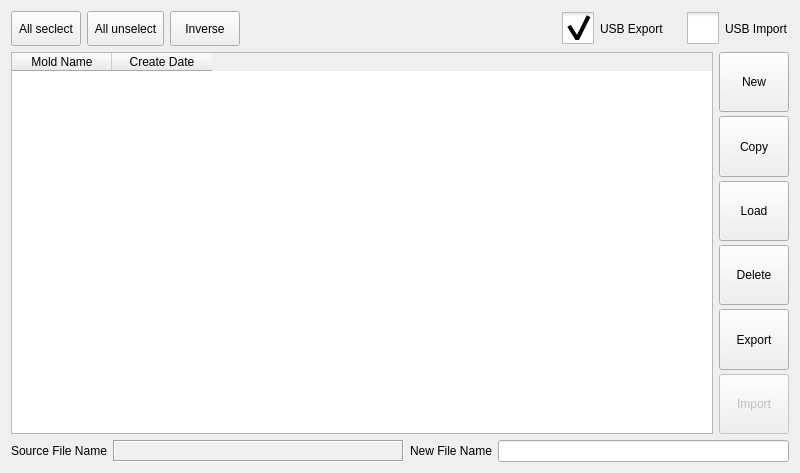
<?xml version="1.0" encoding="UTF-8"?>
<ui version="4.0">
 <class>MoldInformation</class>
 <widget class="QFrame" name="MoldInformation">
  <property name="geometry">
   <rect>
    <x>0</x>
    <y>0</y>
    <width>800</width>
    <height>473</height>
   </rect>
  </property>
  <property name="windowTitle">
   <string>Frame</string>
  </property>
  <property name="styleSheet">
   <string notr="true">::item::QCheckBox{
    spacing:24px;
}
::indicator {
     width: 32px;
     height: 32px;
 }

::indicator:unchecked 
{
     image: url(:/resource/check_unchecked.png);
 }
::indicator:checked 
{
     image: url(:/resource/check_checked.png);
 }

QMessageBox QAbstractButton
{
    min-width: 90px;
	min-height:30px;
}
</string>
  </property>
  <property name="frameShape">
   <enum>QFrame::NoFrame</enum>
  </property>
  <property name="frameShadow">
   <enum>QFrame::Plain</enum>
  </property>
  <layout class="QVBoxLayout" name="verticalLayout_2">
   <item>
    <layout class="QHBoxLayout" name="horizontalLayout_3">
     <item>
      <widget class="QToolButton" name="allToolButton">
       <property name="sizePolicy">
        <sizepolicy hsizetype="Fixed" vsizetype="Fixed">
         <horstretch>0</horstretch>
         <verstretch>0</verstretch>
        </sizepolicy>
       </property>
       <property name="minimumSize">
        <size>
         <width>70</width>
         <height>35</height>
        </size>
       </property>
       <property name="layoutDirection">
        <enum>Qt::LeftToRight</enum>
       </property>
       <property name="text">
        <string>All seclect</string>
       </property>
       <property name="checkable">
        <bool>false</bool>
       </property>
       <property name="checked">
        <bool>false</bool>
       </property>
      </widget>
     </item>
     <item>
      <widget class="QToolButton" name="unselectToolButton">
       <property name="sizePolicy">
        <sizepolicy hsizetype="Minimum" vsizetype="Preferred">
         <horstretch>0</horstretch>
         <verstretch>0</verstretch>
        </sizepolicy>
       </property>
       <property name="minimumSize">
        <size>
         <width>70</width>
         <height>0</height>
        </size>
       </property>
       <property name="layoutDirection">
        <enum>Qt::LeftToRight</enum>
       </property>
       <property name="text">
        <string>All unselect</string>
       </property>
       <property name="checkable">
        <bool>false</bool>
       </property>
       <property name="checked">
        <bool>false</bool>
       </property>
      </widget>
     </item>
     <item>
      <widget class="QToolButton" name="InverseToolButton">
       <property name="sizePolicy">
        <sizepolicy hsizetype="Minimum" vsizetype="Preferred">
         <horstretch>0</horstretch>
         <verstretch>0</verstretch>
        </sizepolicy>
       </property>
       <property name="minimumSize">
        <size>
         <width>70</width>
         <height>0</height>
        </size>
       </property>
       <property name="layoutDirection">
        <enum>Qt::LeftToRight</enum>
       </property>
       <property name="text">
        <string>Inverse</string>
       </property>
       <property name="checkable">
        <bool>false</bool>
       </property>
       <property name="checked">
        <bool>false</bool>
       </property>
      </widget>
     </item>
     <item>
      <spacer name="horizontalSpacer">
       <property name="orientation">
        <enum>Qt::Horizontal</enum>
       </property>
       <property name="sizeHint" stdset="0">
        <size>
         <width>40</width>
         <height>20</height>
        </size>
       </property>
      </spacer>
     </item>
     <item>
      <widget class="QCheckBox" name="exportCheckBox">
       <property name="sizePolicy">
        <sizepolicy hsizetype="Fixed" vsizetype="Preferred">
         <horstretch>0</horstretch>
         <verstretch>0</verstretch>
        </sizepolicy>
       </property>
       <property name="minimumSize">
        <size>
         <width>119</width>
         <height>0</height>
        </size>
       </property>
       <property name="layoutDirection">
        <enum>Qt::LeftToRight</enum>
       </property>
       <property name="text">
        <string>USB Export</string>
       </property>
       <property name="checked">
        <bool>true</bool>
       </property>
       <attribute name="buttonGroup">
        <string notr="true">buttonGroup</string>
       </attribute>
      </widget>
     </item>
     <item>
      <widget class="QCheckBox" name="importCheckBox">
       <property name="sizePolicy">
        <sizepolicy hsizetype="Fixed" vsizetype="Preferred">
         <horstretch>0</horstretch>
         <verstretch>0</verstretch>
        </sizepolicy>
       </property>
       <property name="minimumSize">
        <size>
         <width>0</width>
         <height>0</height>
        </size>
       </property>
       <property name="layoutDirection">
        <enum>Qt::LeftToRight</enum>
       </property>
       <property name="text">
        <string>USB Import</string>
       </property>
       <attribute name="buttonGroup">
        <string notr="true">buttonGroup</string>
       </attribute>
      </widget>
     </item>
    </layout>
   </item>
   <item>
    <layout class="QHBoxLayout" name="horizontalLayout">
     <item>
      <widget class="QTableWidget" name="informationTableWidget">
       <property name="sizePolicy">
        <sizepolicy hsizetype="Expanding" vsizetype="Expanding">
         <horstretch>0</horstretch>
         <verstretch>0</verstretch>
        </sizepolicy>
       </property>
       <property name="autoScroll">
        <bool>true</bool>
       </property>
       <property name="editTriggers">
        <set>QAbstractItemView::NoEditTriggers</set>
       </property>
       <property name="alternatingRowColors">
        <bool>true</bool>
       </property>
       <property name="selectionMode">
        <enum>QAbstractItemView::SingleSelection</enum>
       </property>
       <property name="selectionBehavior">
        <enum>QAbstractItemView::SelectRows</enum>
       </property>
       <column>
        <property name="text">
         <string>Mold Name</string>
        </property>
       </column>
       <column>
        <property name="text">
         <string>Create Date</string>
        </property>
       </column>
      </widget>
     </item>
     <item>
      <layout class="QVBoxLayout" name="verticalLayout">
       <property name="spacing">
        <number>4</number>
       </property>
       <item>
        <widget class="QToolButton" name="newToolButton">
         <property name="sizePolicy">
          <sizepolicy hsizetype="Preferred" vsizetype="Preferred">
           <horstretch>0</horstretch>
           <verstretch>0</verstretch>
          </sizepolicy>
         </property>
         <property name="minimumSize">
          <size>
           <width>70</width>
           <height>0</height>
          </size>
         </property>
         <property name="text">
          <string>New</string>
         </property>
        </widget>
       </item>
       <item>
        <widget class="QToolButton" name="copyToolButton">
         <property name="sizePolicy">
          <sizepolicy hsizetype="Preferred" vsizetype="Preferred">
           <horstretch>0</horstretch>
           <verstretch>0</verstretch>
          </sizepolicy>
         </property>
         <property name="minimumSize">
          <size>
           <width>70</width>
           <height>0</height>
          </size>
         </property>
         <property name="text">
          <string>Copy</string>
         </property>
        </widget>
       </item>
       <item>
        <widget class="QToolButton" name="loadToolButton">
         <property name="sizePolicy">
          <sizepolicy hsizetype="Preferred" vsizetype="Preferred">
           <horstretch>0</horstretch>
           <verstretch>0</verstretch>
          </sizepolicy>
         </property>
         <property name="minimumSize">
          <size>
           <width>70</width>
           <height>0</height>
          </size>
         </property>
         <property name="text">
          <string>Load</string>
         </property>
        </widget>
       </item>
       <item>
        <widget class="QToolButton" name="deleteToolButton">
         <property name="sizePolicy">
          <sizepolicy hsizetype="Preferred" vsizetype="Preferred">
           <horstretch>0</horstretch>
           <verstretch>0</verstretch>
          </sizepolicy>
         </property>
         <property name="minimumSize">
          <size>
           <width>70</width>
           <height>0</height>
          </size>
         </property>
         <property name="text">
          <string>Delete</string>
         </property>
        </widget>
       </item>
       <item>
        <widget class="QToolButton" name="exportToolButton">
         <property name="sizePolicy">
          <sizepolicy hsizetype="Preferred" vsizetype="Preferred">
           <horstretch>0</horstretch>
           <verstretch>0</verstretch>
          </sizepolicy>
         </property>
         <property name="minimumSize">
          <size>
           <width>70</width>
           <height>0</height>
          </size>
         </property>
         <property name="text">
          <string>Export</string>
         </property>
        </widget>
       </item>
       <item>
        <widget class="QToolButton" name="importToolButton">
         <property name="enabled">
          <bool>false</bool>
         </property>
         <property name="sizePolicy">
          <sizepolicy hsizetype="Preferred" vsizetype="Preferred">
           <horstretch>0</horstretch>
           <verstretch>0</verstretch>
          </sizepolicy>
         </property>
         <property name="minimumSize">
          <size>
           <width>70</width>
           <height>0</height>
          </size>
         </property>
         <property name="text">
          <string>Import</string>
         </property>
        </widget>
       </item>
      </layout>
     </item>
    </layout>
   </item>
   <item>
    <layout class="QHBoxLayout" name="horizontalLayout_2">
     <item>
      <widget class="QLabel" name="label">
       <property name="sizePolicy">
        <sizepolicy hsizetype="Maximum" vsizetype="Preferred">
         <horstretch>0</horstretch>
         <verstretch>0</verstretch>
        </sizepolicy>
       </property>
       <property name="minimumSize">
        <size>
         <width>0</width>
         <height>0</height>
        </size>
       </property>
       <property name="frameShadow">
        <enum>QFrame::Plain</enum>
       </property>
       <property name="lineWidth">
        <number>1</number>
       </property>
       <property name="text">
        <string>Source File Name</string>
       </property>
      </widget>
     </item>
     <item>
      <widget class="QLabel" name="sourceFileNameLabel">
       <property name="sizePolicy">
        <sizepolicy hsizetype="Preferred" vsizetype="Preferred">
         <horstretch>0</horstretch>
         <verstretch>0</verstretch>
        </sizepolicy>
       </property>
       <property name="frameShape">
        <enum>QFrame::Box</enum>
       </property>
       <property name="frameShadow">
        <enum>QFrame::Sunken</enum>
       </property>
       <property name="text">
        <string/>
       </property>
      </widget>
     </item>
     <item>
      <widget class="QLabel" name="destinationFileNameLabel">
       <property name="sizePolicy">
        <sizepolicy hsizetype="Maximum" vsizetype="Preferred">
         <horstretch>0</horstretch>
         <verstretch>0</verstretch>
        </sizepolicy>
       </property>
       <property name="frameShadow">
        <enum>QFrame::Sunken</enum>
       </property>
       <property name="text">
        <string>New File Name</string>
       </property>
      </widget>
     </item>
     <item>
      <widget class="ICInputMethodEdit" name="destinationFileLineEdit">
       <property name="sizePolicy">
        <sizepolicy hsizetype="Preferred" vsizetype="Preferred">
         <horstretch>0</horstretch>
         <verstretch>0</verstretch>
        </sizepolicy>
       </property>
       <property name="focusPolicy">
        <enum>Qt::TabFocus</enum>
       </property>
      </widget>
     </item>
    </layout>
   </item>
  </layout>
 </widget>
 <customwidgets>
  <customwidget>
   <class>ICInputMethodEdit</class>
   <extends>QLineEdit</extends>
   <header>icinputmethodedit.h</header>
  </customwidget>
 </customwidgets>
 <resources/>
 <connections/>
 <buttongroups>
  <buttongroup name="buttonGroup"/>
 </buttongroups>
</ui>
